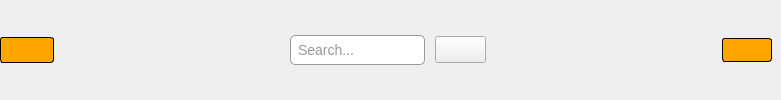
        <widget class="QWidget" name="widget" native="true">
         <property name="minimumSize">
          <size>
           <width>0</width>
           <height>40</height>
          </size>
         </property>
         <layout class="QHBoxLayout" name="horizontalLayout_4">
          <property name="spacing">
           <number>0</number>
          </property>
          <property name="leftMargin">
           <number>0</number>
          </property>
          <property name="topMargin">
           <number>0</number>
          </property>
          <property name="rightMargin">
           <number>9</number>
          </property>
          <property name="bottomMargin">
           <number>0</number>
          </property>
          <item>
           <widget class="QPushButton" name="change_btn">
            <property name="font">
             <font>
              <pointsize>-1</pointsize>
             </font>
            </property>
            <property name="styleSheet">
             <string notr="true">/* Style for QPushButton */
QPushButton {
    background-color: #FFA500; /* Orange background color */
    color: #000000; /* Black text color */
    border: 1px solid #000000; /* Black border */
    border-radius: 3px; /* Rounded corners */
    padding: 5px 10px; /* Padding around the button text */
	font-size: 12px;
}

/* QPushButton when hovered */
QPushButton:hover {
    background-color: #FFD700; /* Lighter orange on hover */
}
</string>
            </property>
            <property name="text">
             <string/>
            </property>
            <property name="icon">
             <iconset resource="resource.qrc">
              <normaloff>:/icon/icon/menu-4-32.ico</normaloff>:/icon/icon/menu-4-32.ico</iconset>
            </property>
            <property name="iconSize">
             <size>
              <width>16</width>
              <height>24</height>
             </size>
            </property>
            <property name="checkable">
             <bool>true</bool>
            </property>
            <property name="checked">
             <bool>false</bool>
            </property>
           </widget>
          </item>
          <item>
           <spacer name="horizontalSpacer">
            <property name="orientation">
             <enum>Qt::Horizontal</enum>
            </property>
            <property name="sizeHint" stdset="0">
             <size>
              <width>236</width>
              <height>20</height>
             </size>
            </property>
           </spacer>
          </item>
          <item>
           <layout class="QHBoxLayout" name="horizontalLayout">
            <property name="spacing">
             <number>10</number>
            </property>
            <item>
             <widget class="QLineEdit" name="search_input">
              <property name="styleSheet">
               <string notr="true">/* Style for QLineEdit */
QLineEdit {
    border: 1px solid #999999; /* Border */
    border-radius: 5px; /* Rounded corners */
    padding: 5px; /* Padding inside the QLineEdit */
    font-family: Arial, sans-serif; /* Font family */
    font-size: 14px; /* Font size */
    color: #333333; /* Text color */
    background-color: #FFFFFF; /* Background color */
}

/* Style for a focused QLineEdit */
QLineEdit:focus {
    border: 2px solid #4A90E2; /* Border when focused */
}

/* Style for a disabled QLineEdit */
QLineEdit:disabled {
    background-color: #dff2ff; /* Background color for disabled state */
    color: #999999; /* Text color for disabled state */
}
</string>
              </property>
              <property name="placeholderText">
               <string>Search...</string>
              </property>
             </widget>
            </item>
            <item>
             <widget class="QPushButton" name="search_btn">
              <property name="font">
               <font>
                <pointsize>12</pointsize>
                <weight>50</weight>
                <bold>false</bold>
               </font>
              </property>
              <property name="cursor">
               <cursorShape>PointingHandCursor</cursorShape>
              </property>
              <property name="styleSheet">
               <string notr="true">QPushButton:hover {
    background-color: #f0ffed; /* Teal color */
}
</string>
              </property>
              <property name="text">
               <string/>
              </property>
              <property name="icon">
               <iconset>
                <normaloff>icon/icons8-search-128 (1).png</normaloff>icon/icons8-search-128 (1).png</iconset>
              </property>
              <property name="iconSize">
               <size>
                <width>28</width>
                <height>29</height>
               </size>
              </property>
             </widget>
            </item>
           </layout>
          </item>
          <item>
           <spacer name="horizontalSpacer_2">
            <property name="orientation">
             <enum>Qt::Horizontal</enum>
            </property>
            <property name="sizeHint" stdset="0">
             <size>
              <width>236</width>
              <height>20</height>
             </size>
            </property>
           </spacer>
          </item>
          <item>
           <widget class="QPushButton" name="user_btn">
            <property name="font">
             <font>
              <pointsize>-1</pointsize>
             </font>
            </property>
            <property name="styleSheet">
             <string notr="true">/* Style for QPushButton */
QPushButton {
    background-color: #FFA500; /* Orange background color */
    color: #000000; /* Black text color */
    border: 1px solid #000000; /* Black border */
    border-radius: 3px; /* Rounded corners */
    padding: 4px 8px; /* Padding around the button text */
	font-size: 12px;
}

/* QPushButton when hovered */
QPushButton:hover {
    background-color: #FFD700; /* Lighter orange on hover */
}
</string>
            </property>
            <property name="text">
             <string/>
            </property>
            <property name="icon">
             <iconset>
              <normaloff>icon/icons8-male-user-24.png</normaloff>icon/icons8-male-user-24.png</iconset>
            </property>
            <property name="iconSize">
             <size>
              <width>24</width>
              <height>29</height>
             </size>
            </property>
           </widget>
          </item>
         </layout>
        </widget>
